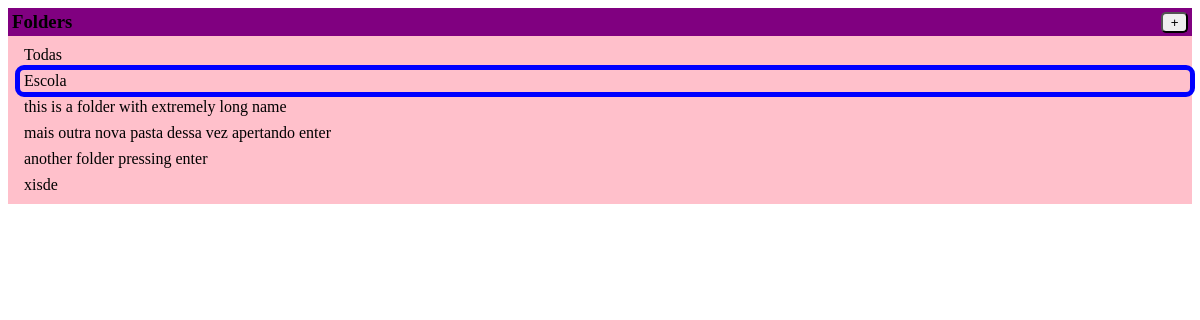
Page /folders (signed in) on the earlier database version.
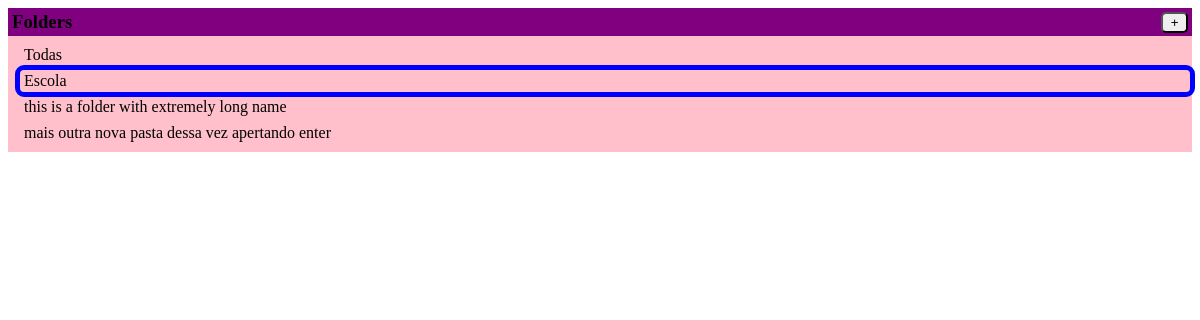
Same page on the later database version.
### folders/models.py (models this page shows, shortened)
class Folder (models.Model):
    user = models.ForeignKey(User, on_delete=models.CASCADE, null=True, blank=True, related_name='folders')
    folder_name = models.CharField(max_length=32)
    objects = models.Manager()
    def __str__(self):
        return self.folder_name

### folders/views.py (the view)
# urls.py: path('folders', views.folders, name="folders"),
def folders(req):
    return render(req, 'folders/folder_list.html', get_context(req, {}))

### folders/templates/folders/folder_list.html
{% extends 'folders/base.html' %}
{% block content %}
<div id="folders-wrapper">
    <div class="folders-header">
        <h3>Folders</h3>
        <button class="new-folder"
                hx-get="{% url 'new_folder_modal' %}"
                hx-target="#modal-wrapper"
                hx-swap="outerHTML"
        >
        +
        </button>
    </div>
    <ul class="folder-list">
        {% if current_folder is None %}
            {% include 'folders/folder-list-item.html' with selected=True %}
        {% else %}
            {% include 'folders/folder-list-item.html' with selected=False %}
        {% endif %}
        {% for folder in folders %}
            {% if folder.id is current_folder.id %}
                {% include 'folders/folder-list-item.html' with folder=folder selected=True %}
            {% else %}
                {% include 'folders/folder-list-item.html' with folder=folder selected=False %}
            {% endif %}
        {% endfor %}
    </ul>
</div>
{% endblock %}

### folders/templates/folders/base.html (shortened to what this page needs)
{% load static %}
<link rel="stylesheet" href="{% static 'folders/css/styles.css' %}" />
{% block content %}{% endblock %}

### folders/templates/folders/folder-list-item.html (shortened to what this page needs)
{% if folder is None %}
    {% if selected is True %}
    <div class="folder-list-item selected">
    {% else %}
    <div class="folder-list-item"
         hx-get="{% url 'all' %}"
         hx-target="#content-area"
         _="on htmx:afterRequest x_scroll_apply()"
    >
    {% endif %}
        Todas
{% else %}
    {% if selected is True %}
    <div class="folder-list-item selected">
    {% else %}
    <div class="folder-list-item"
         hx-get="{% url 'open' folder.pk %}"
         hx-target="#content-area"
         _="on htmx:afterRequest x_scroll_apply()"
    >
    {% endif %}
        {{ folder.folder_name }}
{% endif %}
</div>

### static/folders/css/styles.css (style rules this page uses)
.folders-header { background: purple; height: 1.25em; padding: .25em .25em; display: flex; justify-content: space-between; align-items: center; }
.new-folder { cursor: pointer; width: 2em; border-radius: .375em; }
.folder-list { background: pink; margin: 0; padding: .25em 0 .25em .5em; }
.folder-list-item { cursor: pointer; margin: .25em .125em .25em .25em; padding: .125em .25em; display: flex; justify-content: space-between; border-radius: .25em; }
.selected { cursor: unset; outline: 5px blue solid; }

Differences in the rows shown:
removed Folder: folder_name "another folder pressing enter"
removed Folder: folder_name "xisde"
